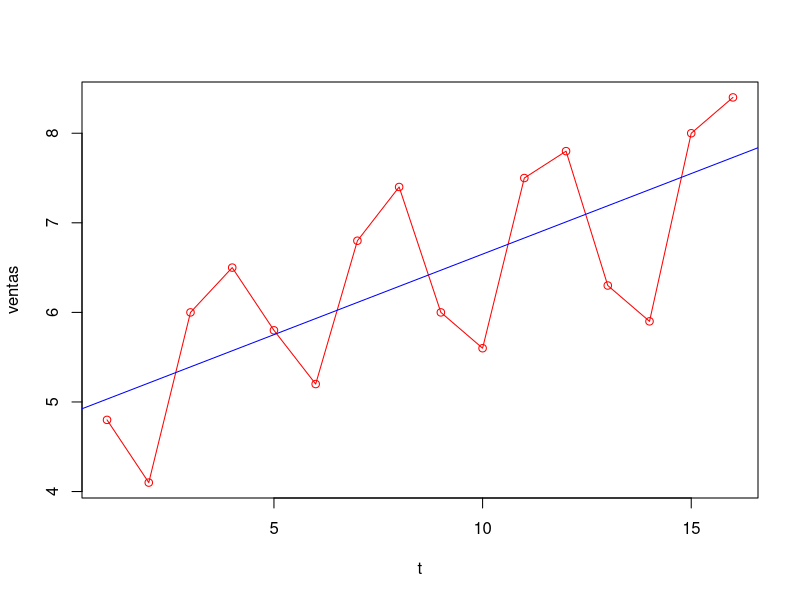
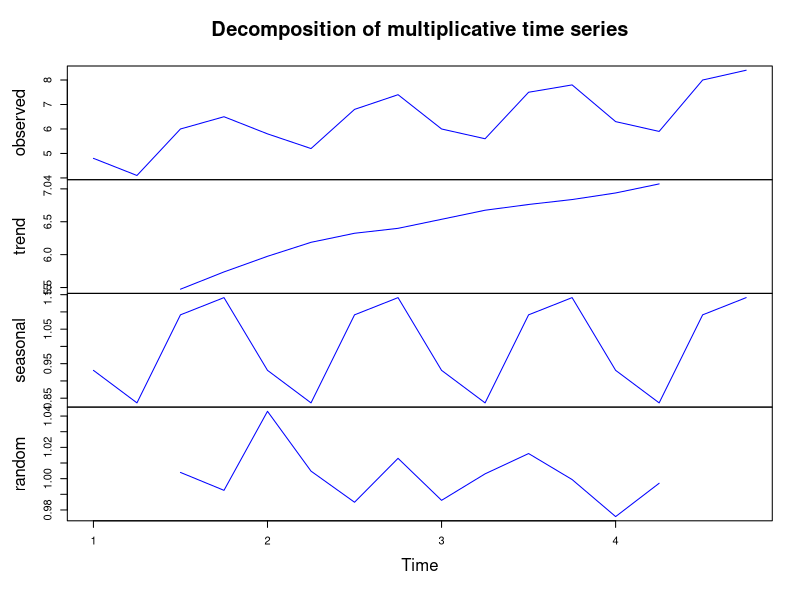
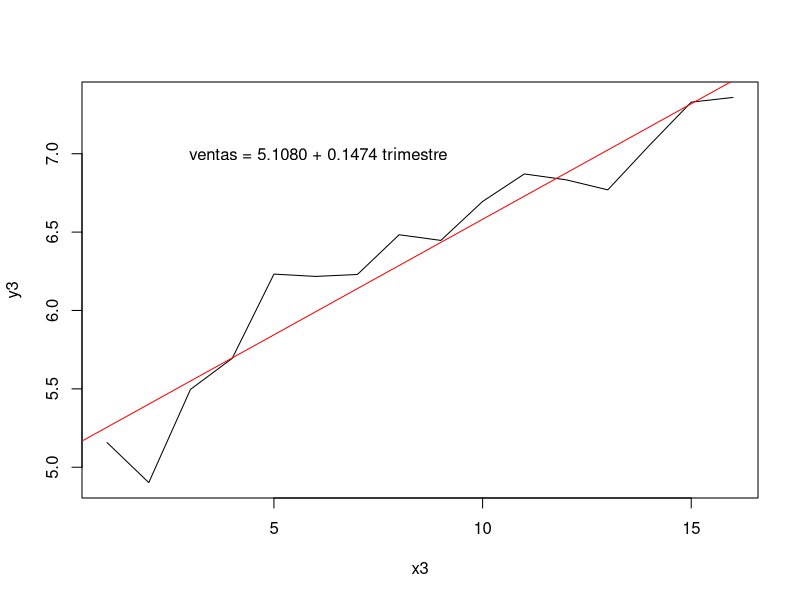
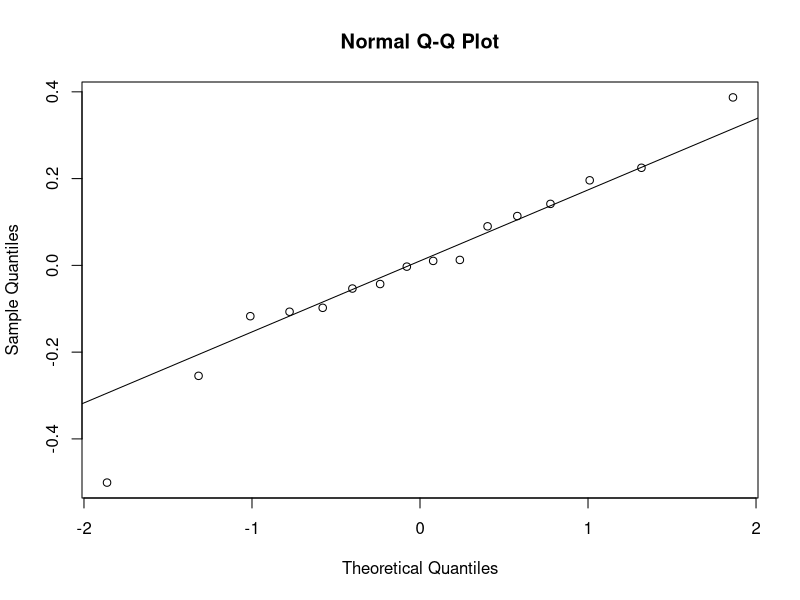
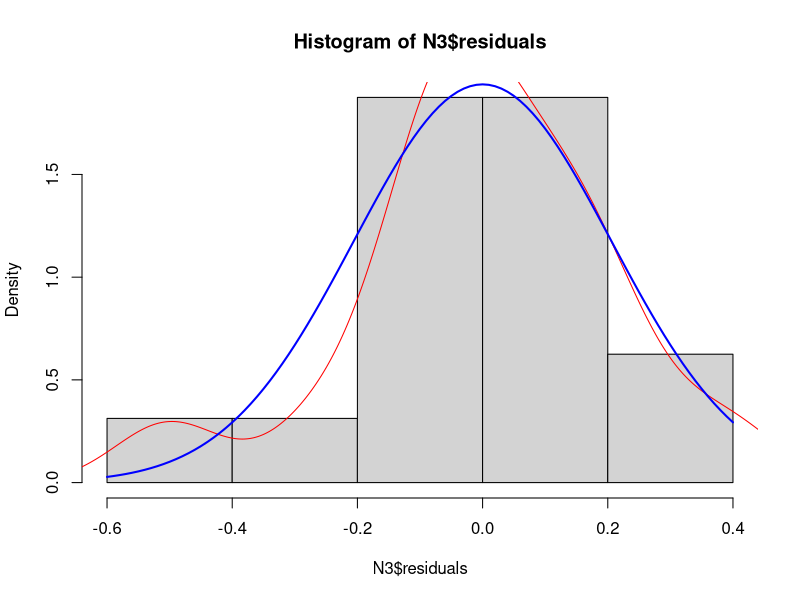
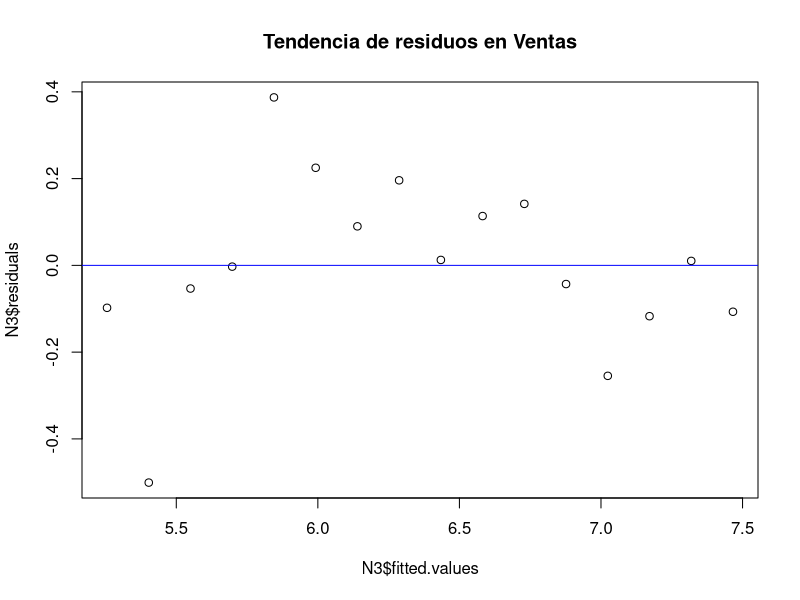
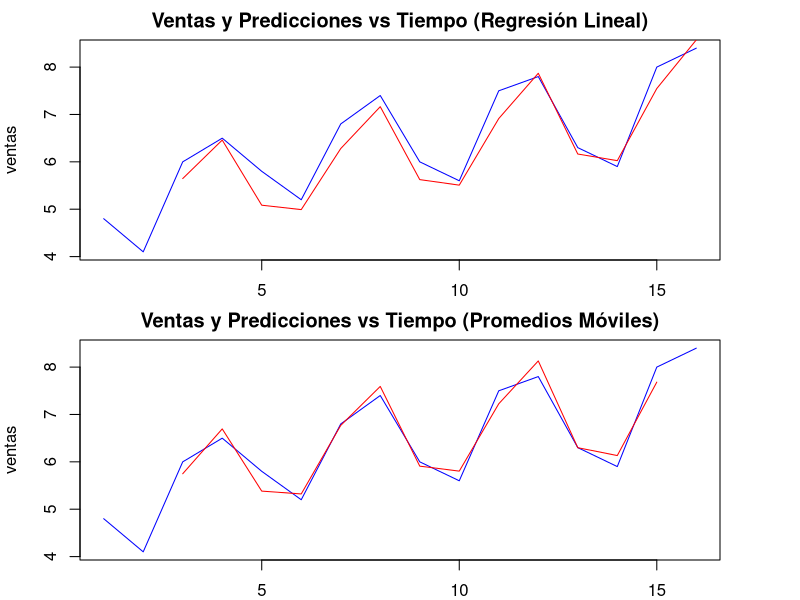

Write the R code that produced these figures, in order.
## ---- chunk 1
knitr::opts_chunk$set(echo = FALSE)
## ---- chunk 2
t = 1:16
ventas = c(4.8, 4.1, 6.0, 6.5,	5.8, 5.2, 6.8, 7.4,	6.0, 5.6,	7.5, 7.8,	6.3, 5.9,	8.0, 8.4)
## ---- chunk 3
N = lm(ventas~t)
plot(t, ventas, type= "o", col = "red")
abline(N, col = "blue")
text(4, 28, "ventas = 4.8525 + 0.1799 año")
## ---- chunk 4
x=ts(ventas, frequency = 4, start(c(2016, 1)))  ##Utiliza start 2016 para indicar un año de inicio.
T =decompose(x, type = "m")  ##"m" indica el esquema multiplicativo, "a" indica el esquema aditivo
plot(T, col ="blue")
## ---- chunk 5
ventas_desestacionalizadas = (T$x)/(T$seasonal)
x3 = 1:16
y3 = ventas_desestacionalizadas
N3 = lm(y3~x3)
plot(x3, y3, type = "l")
abline(N3, col = "red")
text(6, 7, " ventas = 5.1080 + 0.1474 trimestre")
## ---- chunk 6
alfa = 0.05
t0=qt(alfa/2, 20)
sprintf("t0: %s", t0)
## ---- chunk 7
confint(N3, alpha=0.05)
t.test(N3$residuals, conf.level = 0.97)
## ---- chunk 8
shapiro.test(N3$residuals)

qqnorm(N3$residuals)
qqline(N3$residuals)
## ---- chunk 9
hist(N3$residuals, freq=FALSE)
lines(density(N3$residual),col="red")
curve(dnorm(x,mean=mean(N3$residuals),sd=sd(N3$residuals)),add=TRUE, col="blue",lwd=2)
## ---- chunk 10
t.test(N3$residuals)
## ---- chunk 11
plot(N3$fitted.values, N3$residuals, main = "Tendencia de residuos en Ventas")
abline(h=0, col = "blue")
## ---- chunk 12
#Con la regresión
pred = c()
predN = c()
err = c()
errp = c()
for(i in 1:14){
  pred[i+2] = (5.1080 + 0.1474*i)/(T$seasonal[i])
  err[i+2] = ventas[i+2]- pred[i+2]
  errp[i+2] = abs(err[i+2]/ventas[i+2])*100
}
R=data.frame(t,ventas,pred,err,errp)

# Calcular el CME y EPAM
CME=mean(err^2,na.rm=TRUE)
EPAM=mean(errp,na.rm=TRUE)
sprintf("CME: %s", CME)
sprintf("EPAM: %s", EPAM)
## ---- chunk 13
# Con promedios móviles
#Cálculo de pronósticos y errores
t=1:16
n = length(ventas)
p = c()
e = c()
ep = c()
for(i in 1:n-2){
  p[i+2]=((ventas[i]+ventas[i+1]+ventas[i+2]+ventas[i+3])/4)/(T$seasonal[i])
  e[i+2] = p[i+2] - ventas[i+2]
  ep[i+2] = abs(e[i+2]/ventas[i+2])*100
}

# Organizar la tabla
T2=data.frame(t,ventas,p,e,ep)

# Calcular el CME y EPAM
CME=mean(e^2,na.rm=TRUE)
EPAM=mean(ep,na.rm=TRUE)
sprintf("CME: %s", CME)
sprintf("EPAM: %s", EPAM)
## ---- chunk 14
par(mfrow=c(2,1), mar = c(2,4,2,4))
plot(t, ventas, type= "l", col = "blue", main = "Ventas y Predicciones vs Tiempo (Regresión Lineal)")
lines(t,pred, col = "red", type = "l")

plot(t, ventas, type= "l", col = "blue", main = "Ventas y Predicciones vs Tiempo (Promedios Móviles)")
lines(t,p, col = "red", type = "l")
## ---- chunk 15
f = function(x) {5.1080 + 0.1474*x}
# Los ídices estacionales son: 
a1 = T$seasonal[1]
a2 =T$seasonal[2]
a3 = T$seasonal[3]
a4 = T$seasonal[4];
f(17)*a1*1000
f(18)*a2*1000
f(19)*a3*1000
f(20)*a4*1000
